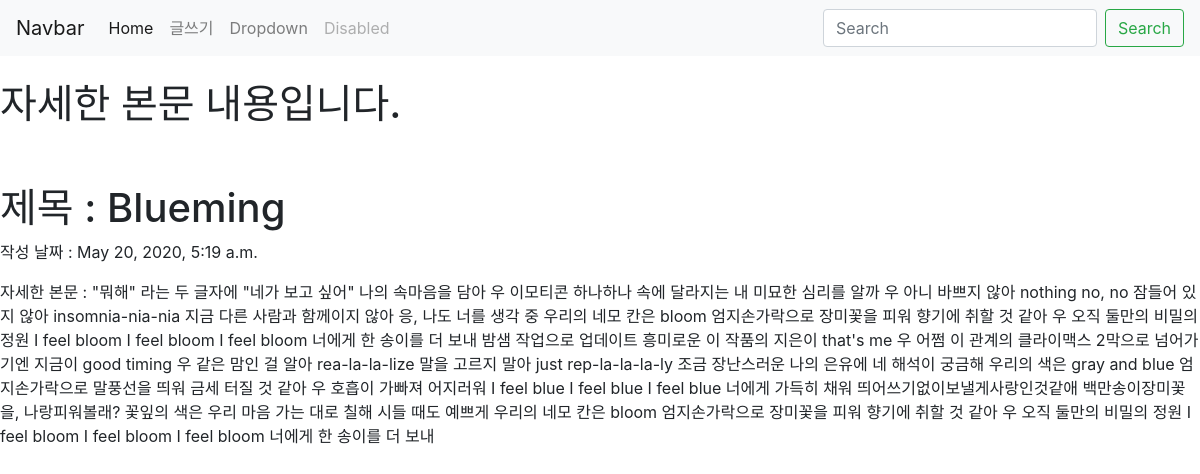
Page /blog/2 on the committed database.
### blog/models.py (models this page shows, shortened)
class Blog(models.Model):
    title=models.CharField(max_length=200)
    pub_date=models.DateTimeField('date published')
    body=models.TextField()

### blog/views.py (the view)
# urls.py: path('blog/<int:blog_id>',blog.views.detail, name='detail'),
def detail(request, blog_id):
    blog_detail=get_object_or_404(Blog, pk=blog_id)
    return render(request, 'detail.html', {'blog':blog_detail})

### blog/templates/detail.html (shortened to what this page needs)
<head>
    <link rel="stylesheet" href="https://stackpath.bootstrapcdn.com/bootstrap/4.5.0/css/bootstrap.min.css">
</head>
<body>
    <nav class="navbar navbar-expand-lg navbar-light bg-light">
        <a class="navbar-brand" href="#">Navbar</a>
        <div class="collapse navbar-collapse" id="navbarSupportedContent">
          <ul class="navbar-nav mr-auto">
            <li class="nav-item active">
              <a class="nav-link" href="http://127.0.0.1:8000/">Home <span class="sr-only">(current)</span></a>
            </li>
            <li class="nav-item">
              <a class="nav-link" href="{% url 'new' %}">글쓰기</a>
            </li>
            <li class="nav-item">
              <a class="nav-link" href="{% url 'portfolio' %}">Dropdown</a>
            </li>
            <li class="nav-item">
              <a class="nav-link disabled" href="#" tabindex="-1" aria-disabled="true">Disabled</a>
            </li>
          </ul>
          <form class="form-inline my-2 my-lg-0">
            <input class="form-control mr-sm-2" type="search" placeholder="Search" aria-label="Search">
            <button class="btn btn-outline-success my-2 my-sm-0" type="submit">Search</button>
          </form>
        </div>
      </nav>
  <br>
    <h1> 자세한 본문 내용입니다. </h1>
    <br><br>
    <h1> 제목 :  {{blog.title}}</h1>
    <p> 작성 날짜 : {{blog.pub_date}}</p>
    <p> 자세한 본문 : {{blog.body}}</p>
</body>

### rows in the picture
Blog: title "Blueming", pub_date "May 20, 2020, 5:19 a.m.", body "\"뭐해\" 라는 두 글자에 \"네가 보고 싶어\" 나의 속마음을 담아 우 이모티콘 하나하나 속에 달라지는 내 미묘한 심리를 알까 우 아니 바쁘지 않아 nothing no, no 잠들어 있지 않아 insomnia-nia-nia 지금 다른 사람과 함께이지 않아 응, 나도 너를 생각 중 우리의 네모 칸은 bloom 엄지손가락으로 장미꽃을 피워 향기에 취할 것 같아 우 오직 둘만의 비밀의 정원 I feel bloom I feel bloom I feel bloom 너에게 한 송이를 더 보내 밤샘 작업으로 업데이트 흥미로운 이 작품의 지은이 that's me 우 어쩜 이 관계의 클라이맥스 2막으로 넘어가기엔 지금이 good timing 우 같은 맘인 걸 알아 rea-la-la-lize 말을 고르지 말아 just rep-la-la-la-ly 조금 장난스러운 나의 은유에 네 해석이 궁금해 우리의 색은 gray and blue 엄지손가락으로 말풍선을 띄워 금세 터질 것 같아 우 호흡이 가빠져 어지러워 I feel blue I feel blue I feel blue 너에게 가득히 채워 띄어쓰기없이보낼게사랑인것같애 백만송이장미꽃을, 나랑피워볼래? 꽃잎의 색은 우리 마음 가는 대로 칠해 시들 때도 예쁘게 우리의 네모 칸은 bloom 엄지손가락으로 장미꽃을 피워 향기에 취할 것 같아 우 오직 둘만의 비밀의 정원 I feel bloom I feel bloom I…"
